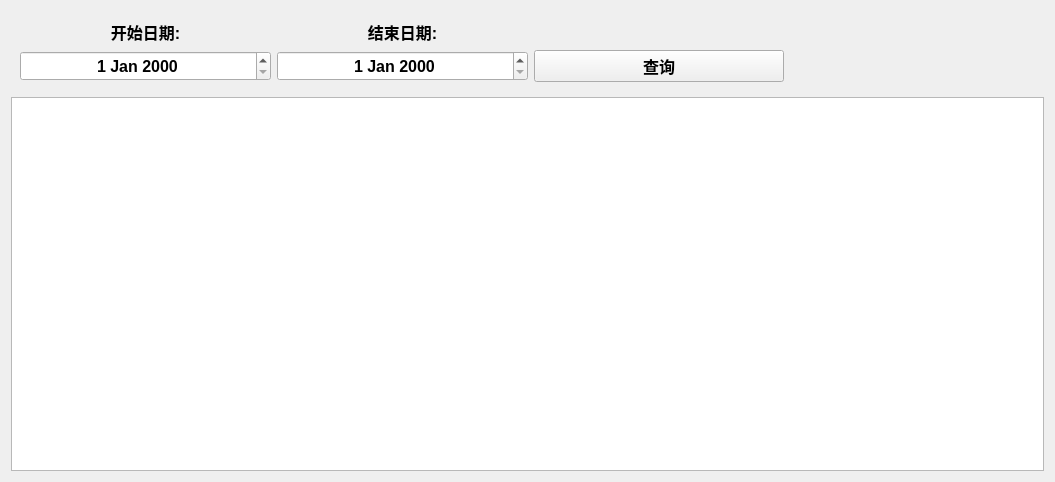
<?xml version="1.0" encoding="UTF-8"?>
<ui version="4.0">
 <class>Form</class>
 <widget class="QWidget" name="Form">
  <property name="geometry">
   <rect>
    <x>0</x>
    <y>0</y>
    <width>1055</width>
    <height>482</height>
   </rect>
  </property>
  <property name="windowTitle">
   <string>Form</string>
  </property>
  <layout class="QVBoxLayout" name="verticalLayout">
   <item>
    <widget class="QWidget" name="widget" native="true">
     <layout class="QGridLayout" name="gridLayout" columnstretch="1,1,1,1,0">
      <property name="leftMargin">
       <number>9</number>
      </property>
      <property name="topMargin">
       <number>9</number>
      </property>
      <property name="rightMargin">
       <number>9</number>
      </property>
      <property name="bottomMargin">
       <number>9</number>
      </property>
      <property name="spacing">
       <number>6</number>
      </property>
      <item row="1" column="0">
       <widget class="CCustomDateEdit" name="dateEditBegin">
        <property name="minimumSize">
         <size>
          <width>0</width>
          <height>30</height>
         </size>
        </property>
        <property name="font">
         <font>
          <pointsize>12</pointsize>
          <weight>75</weight>
          <bold>true</bold>
         </font>
        </property>
        <property name="alignment">
         <set>Qt::AlignCenter</set>
        </property>
       </widget>
      </item>
      <item row="0" column="0">
       <widget class="QLabel" name="label_15">
        <property name="font">
         <font>
          <pointsize>12</pointsize>
          <weight>75</weight>
          <bold>true</bold>
         </font>
        </property>
        <property name="text">
         <string>开始日期:</string>
        </property>
        <property name="alignment">
         <set>Qt::AlignCenter</set>
        </property>
       </widget>
      </item>
      <item row="1" column="1">
       <widget class="CCustomDateEdit" name="dateEditEnd">
        <property name="minimumSize">
         <size>
          <width>0</width>
          <height>30</height>
         </size>
        </property>
        <property name="font">
         <font>
          <pointsize>12</pointsize>
          <weight>75</weight>
          <bold>true</bold>
         </font>
        </property>
        <property name="alignment">
         <set>Qt::AlignCenter</set>
        </property>
       </widget>
      </item>
      <item row="0" column="1">
       <widget class="QLabel" name="label_16">
        <property name="font">
         <font>
          <pointsize>12</pointsize>
          <weight>75</weight>
          <bold>true</bold>
         </font>
        </property>
        <property name="text">
         <string>结束日期:</string>
        </property>
        <property name="alignment">
         <set>Qt::AlignCenter</set>
        </property>
       </widget>
      </item>
      <item row="1" column="2">
       <widget class="QPushButton" name="pushButtonQuery">
        <property name="minimumSize">
         <size>
          <width>0</width>
          <height>30</height>
         </size>
        </property>
        <property name="sizeIncrement">
         <size>
          <width>0</width>
          <height>0</height>
         </size>
        </property>
        <property name="font">
         <font>
          <pointsize>12</pointsize>
          <weight>75</weight>
          <bold>true</bold>
         </font>
        </property>
        <property name="text">
         <string>查询</string>
        </property>
       </widget>
      </item>
     </layout>
    </widget>
   </item>
   <item>
    <widget class="QTableWidget" name="tableWidgetProfile">
     <property name="editTriggers">
      <set>QAbstractItemView::AnyKeyPressed|QAbstractItemView::EditKeyPressed</set>
     </property>
     <property name="sortingEnabled">
      <bool>true</bool>
     </property>
     <property name="rowCount">
      <number>0</number>
     </property>
     <property name="columnCount">
      <number>0</number>
     </property>
     <attribute name="verticalHeaderVisible">
      <bool>false</bool>
     </attribute>
    </widget>
   </item>
  </layout>
 </widget>
 <customwidgets>
  <customwidget>
   <class>CCustomDateEdit</class>
   <extends>QDateEdit</extends>
   <header location="global">lib.pubui</header>
  </customwidget>
 </customwidgets>
 <resources/>
 <connections/>
</ui>
